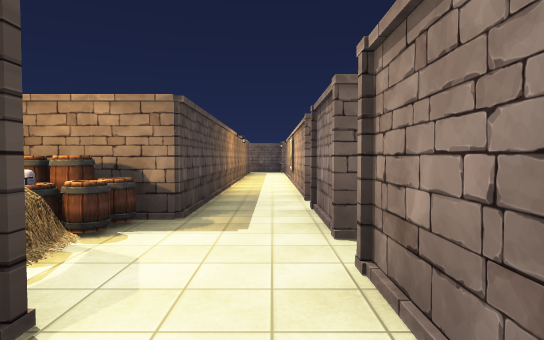
[1] (above)

16 first-person views from a walk through a Unity game level. The camera is 1.5 m above the floor, tilts 2° down and sees 75° across. Doors are open. The floor is counted in squares, 2 m on a side. Each view is taken from the middle of a square. On the plan, view 1 faces up. The plan holds only what a view shows up to about 11 squares ahead; the rest is blank. The place goes on beyond the plan. The player character is not drawn. Some animated figures are not drawn. Some surface patterns are stand-ins.

[2]
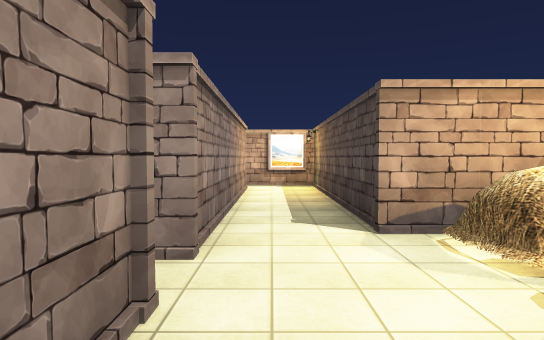

[3]
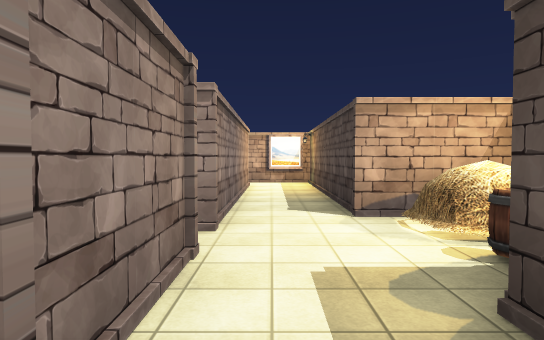

[4]
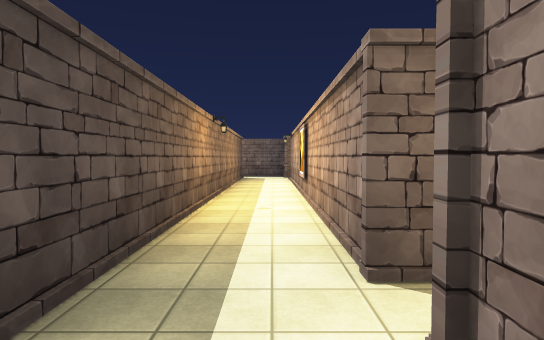

[5]
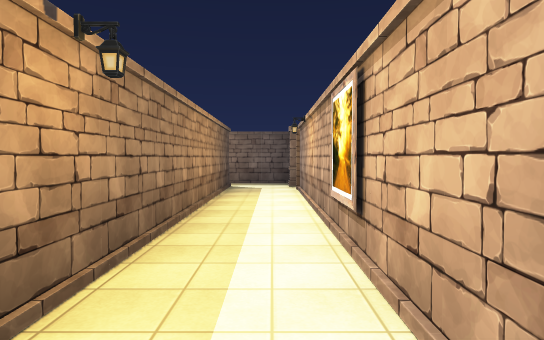

[6]
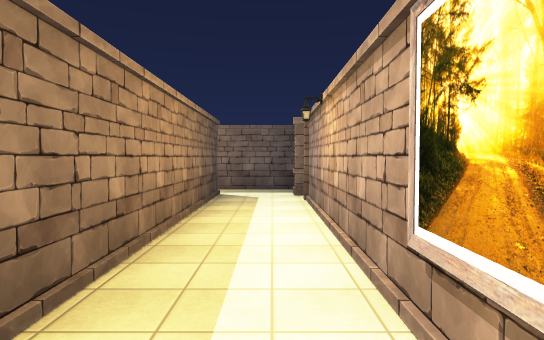

[7]
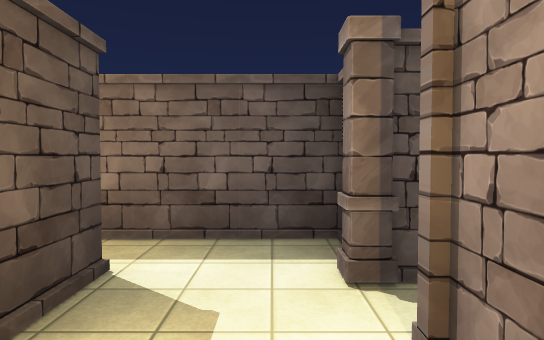

[8]
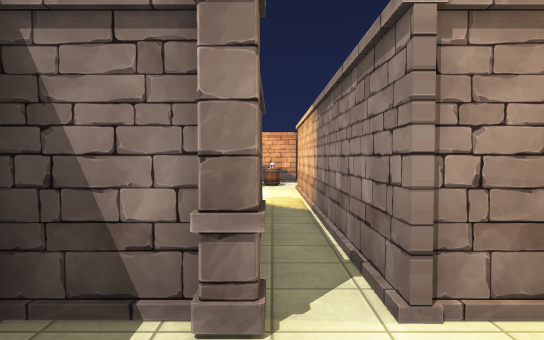

[9]
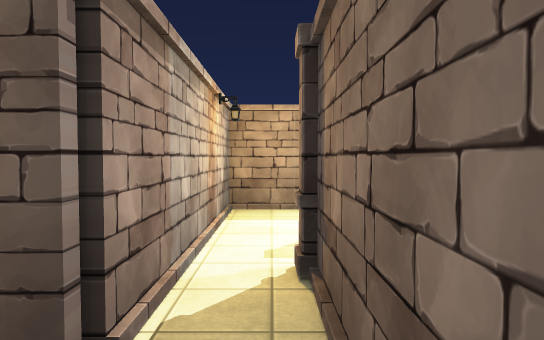

[10]
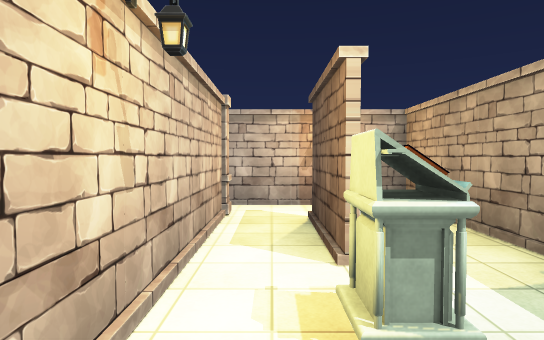

[11]
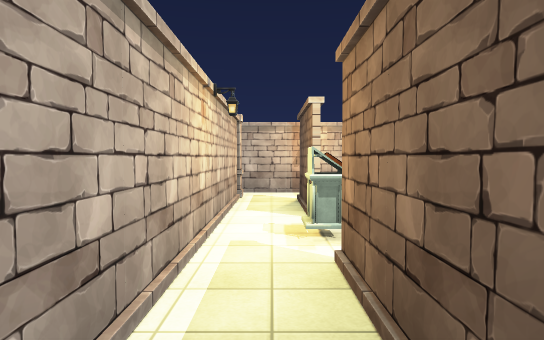

[12]
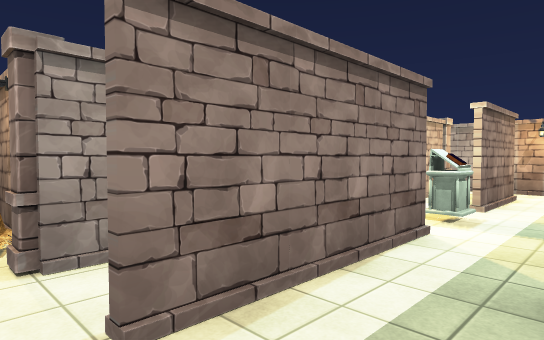

[13]
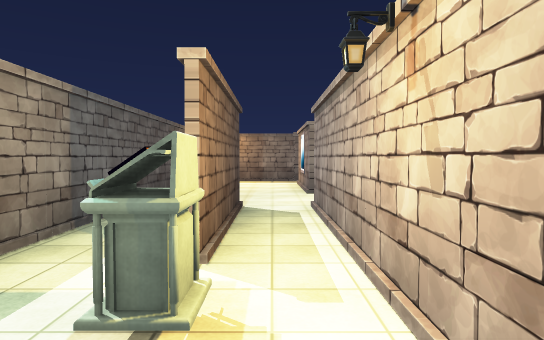

[14]
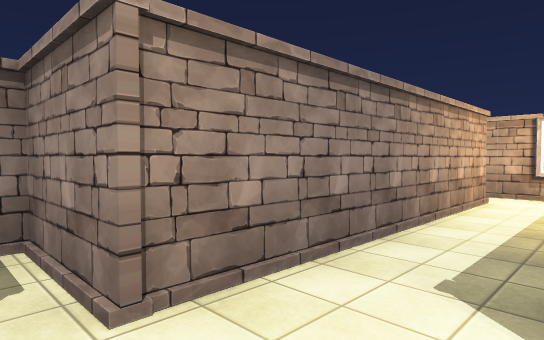

[15]
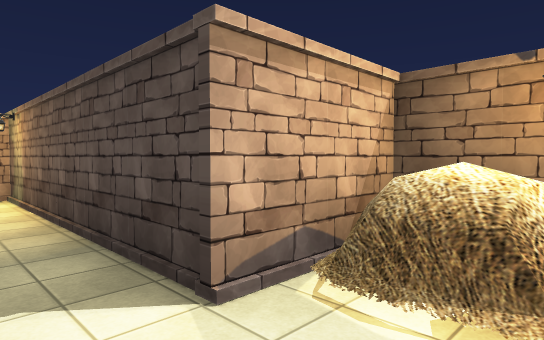

[16]
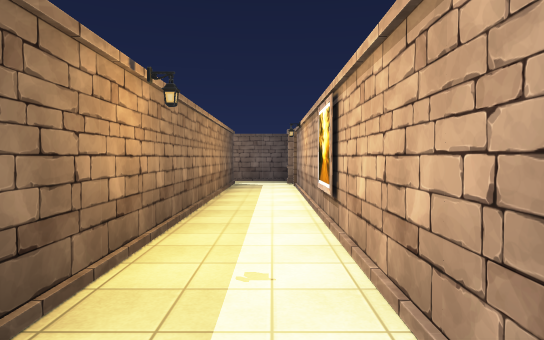

### Floor plan
Points are (right, up) in squares from view 1. A wall is a line through its corners. A room is listed if a view was taken in it or the views show most of it. See-through windows are left out.
Room 1 (views 1, 2, 3, 4, 5, 6, 7, 8, 9, 14, 15, 16)
walls: (0.6, 6.2) (0.6, 16.4); (-2.4, 4.3) (-3, 4.3); (0.6, 3.3) (0.6, 5.4); (-3.1, 2.6) (-3.1, 1.5) (-1.1, 1.5) (-1.1, -4.6) (1, -4.6); (-2.6, 17.4) (-1.1, 17.4) (-1.1, 4.4); (0.6, 17.4) (0.6, 18.3) (-2.4, 18.3); (0.6, -3.7) (0.6, 2.4) (2.5, 2.4)
ways out: opening at (-2, 18) to room 4; opening at (0, 6); opening at (0, 17); opening at (1.5, -4)
objects: other object (-2, 2); other object (-2, 3) to (-2, 4); pillar (-2, 18)
Room 2 (views 10, 11)
walls: (-3.5, 25.5) (-3.5, 22.4); (-1, 25.4) (-0.2, 25.4); (-2.4, 20.5) (-2.4, 24.4)
ways out: opening at (-4, 21.5) to room 3; opening at (-3, 19.5) to room 4
objects: pillar (-2, 25); other object (-1, 26)
Room 3 (view 12)
walls: (-3.6, 22.4) (-3.6, 25.5); (-5.1, 26.5) (-5.1, 22.8)
ways out: opening at (-4, 21.5) to room 2; opening at (-5, 19.5)
objects: other object (-4, 22)
Room 4 (view 13)
walls: (-2.4, 18.3) (-2.4, 20.5); (-3.5, 20.6) (-3.5, 18.5); (-5.1, 17.4) (-2.6, 17.4)
ways out: opening at (-2, 18) to room 1; opening at (-3, 19.5) to room 2; opening at (-4, 18)

Positions as (right, up) in squares from view 1, and headings:
1: (0, 0), facing up
2: (0, 5), facing down
3: (0, 6), facing down
4: (0, 4), facing up
5: (0, 8), facing up
6: (0, 10), facing up
7: (0, 15), facing up
8: (-1, 17), facing right
9: (0, 18), facing left
10: (-3, 23), facing down
11: (-3, 25), facing down
12: (-5, 26), facing down-right
13: (-3, 20), facing up
14: (-1, 3), facing down-right
15: (0, 3), facing down-left
16: (0, 7), facing up
